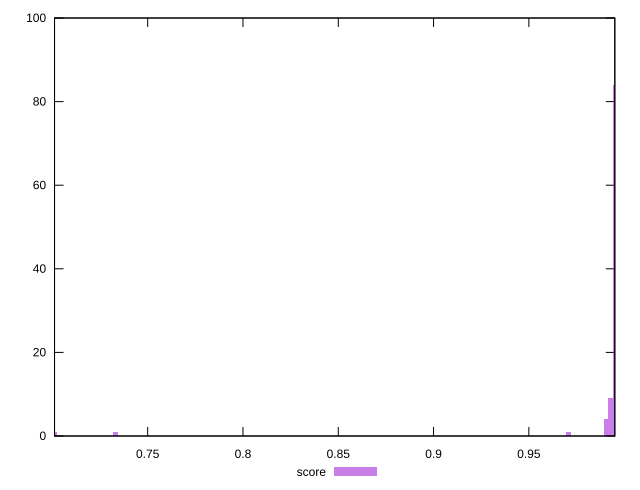

Write the gnuplot code that produced this figure.
reset

$score <<EOF
0.7011172257500191 1
0.9952922855052718 84
0.9903893678426843 4
0.9928408266739781 9
0.9707776971923341 1
0.7329861905568381 1
EOF

set key outside below
set boxwidth 0.002451458831293773
set xrange [0.701132553722267:0.9950993763763162]
set yrange [0:100]
set trange [0:100]
set style fill transparent solid 0.5 noborder
set terminal svg size 640, 490 enhanced background rgb 'white'
set output "report_00008_2021-01-22T20:58:29.167/first-cpu-idle/samples/pages/score/histogram.svg"

plot $score title "score" with boxes

reset
